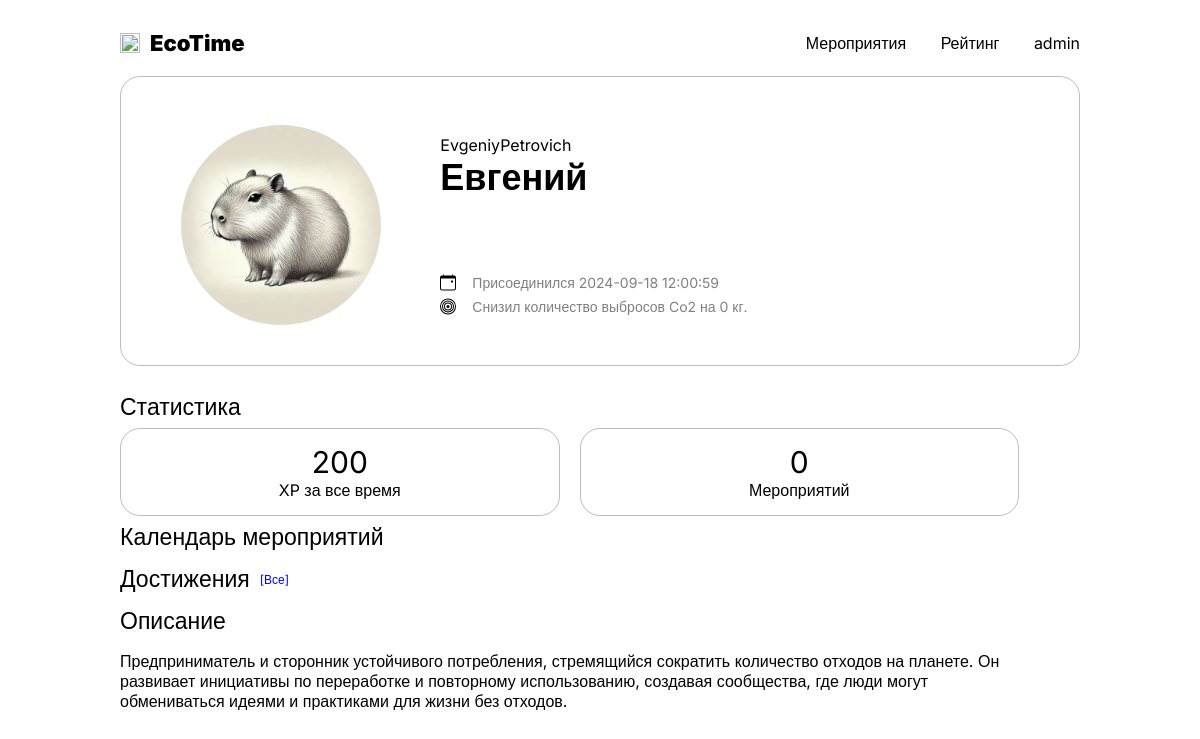
/profile?id=2 (signed in), run on the app's committed database.
### tables this page shows
CREATE TABLE `users` (
  `id` int UNSIGNED NOT NULL,
  `nick` text NOT NULL,
  `name` text NOT NULL,
  `imageUrl` text,
  `status` text NOT NULL COMMENT '0 - available, 1 - banned',
  `password` text,
  `regTime` timestamp NOT NULL,
  `links` json DEFAULT NULL COMMENT 'to Social Media',
  `bio` text,
  `sex` tinyint(1) DEFAULT NULL COMMENT '0 - m, 1 - f',
  `birthDate` timestamp NULL DEFAULT NULL,
  `xp` int NOT NULL DEFAULT '0',
  `bonusPoints` int NOT NULL DEFAULT '0',
  `countTrees` int DEFAULT NULL,
  `statusTree` text,
  `co2kg` int NOT NULL DEFAULT '0',
  `healthApp` json DEFAULT NULL,
  `tgID` text,
  `mosRuID` text,
  `yaID` text,
  `age` int GENERATED ALWAYS AS (floor(((to_days(_utf8mb4'2024-09-18') - to_days(`birthDate`)) / 365.25))) VIRTUAL,
  `isAdmin` tinyint(1) NOT NULL DEFAULT '0'
);

### web/profile/index.php (the view, shortened to what this page needs)
<?php
require_once "../assets/blocks.php";
$header = getHeader();
$link = connectDB();
if ($stmt = mysqli_prepare($link, "SELECT * FROM `users` WHERE `id` LIKE ?")) {
    mysqli_stmt_bind_param($stmt, "s", $_GET["id"]);
    mysqli_stmt_execute($stmt);
    $result = mysqli_stmt_get_result($stmt);
    $user = mysqli_fetch_assoc($result);
}
if ($stmt = mysqli_prepare($link, "SELECT * FROM `registrations` WHERE `userID` = ?")) {
    $events = [];
}
?>
<html>
<head>
    <link rel="stylesheet" href="/assets/style.css">
</head>
<body>
<?=$header?>
<div class="profile_block">
    <div class="ava">
        <?php if (isset($user["imageUrl"])): ?>
        <img src="<?=$user["imageUrl"]?>" alt="Avatar">
        <?php else: ?>
        <img src="/assets/ava.webp" alt="Avatar">
        <?php endif; ?>
    </div>
    <div class="profile_info">
        <div class="pr_in_fl">
            <span class="profile_info_nick"><?=$user["nick"]?></span>
            <span class="profile_info_title"><?=$user["name"]?></span>
        </div>
        <div>
            <div class="profile_info_add">
                <img src="/assets/calendar-event.svg" alt="Joined">
                <span>Присоединился <?=$user["regTime"]?></span>
            </div>
            <div class="profile_info_add">
                <img src="/assets/bullseye.svg" alt="Joined">
                <span>Снизил количество выбросов Co2 на <?=$user["co2kg"]?> кг.</span>
            </div>
        </div>
    </div>
</div>
<div class="profile_grid">
    <div class="profile_grid_col">
        <div class="profile_stats">
            <span class="profile_title">Статистика</span>
            <?php if (isset($user["countTrees"])): ?>
            <div class="statss3">
            <?php else: ?>
            <div class="statss">
            <?php endif; ?>
                <div class="stats_block">
                    <span class="stats_block_value"><?=$user["xp"]?></span>
                    <span class="stats_block_text">XP за все время</span>
                </div>
                <div class="stats_block">
                    <span class="stats_block_value"><?=count($events)?></span>
                    <span class="stats_block_text">Мероприятий</span>
                </div>
            </div>
        </div>
        <div class="cal">
            <span class="profile_title">Календарь мероприятий</span>
        </div>
        <div class="achievements">
	        <div class="achtitle">
                <span class="profile_title">Достижения</span>
		        <div id="popup-button">[Все]</div>
	        </div>
        </div>
        <div class="bio">
            <span class="profile_title">Описание</span>
            <p><?=htmlspecialchars($user["bio"])?></p>
        </div>
    </div>
    <div class="profile_grid_col">
    </div>
</div>
</body>
</html>

### web/assets/style.css (style rules this page uses)
body { margin: 0; padding: 30px 17%; background-image: -webkit-gradient( linear, left top, left bottom, from(rgba(0,0,0,0)), to(rgba(0,0,0,0)) ); background-image: -webkit-linear-gradient(top, rgba(0,0,0,0), rgba(0,0,0,0)); background-image: linear-gradient(to bottom, rgba(0,0,0,0), rgba(0,0,0,0)); font-family: Inter, sans-serif; }
@media (min-width: 1000px) and (max-width: 1249px) { body { padding: 30px 10%; } }
.profile_block { display: grid; grid-template-columns: 1fr 2fr; padding: 48px 0 40px 0; border: 1px solid #bdbdbd; border-radius: 20px; margin: 20px 0; position: relative; }
.ava { display: flex; justify-content: center; }
.profile_block .ava img { width: 200px; height: 200px; border-radius: 100%; }
.profile_info { padding: 10px 0; display: flex; flex-direction: column; justify-content: space-between; }
.profile_info_title { font-size: 36px; font-weight: 600; }
.pr_in_fl { display: flex; flex-direction: column; }
.profile_info_add { gap: 16px; display: flex; font-size: 14px; color: gray; margin-top: 7px; }
.profile_grid { display: grid; grid-template-columns: 3fr 2fr; grid-gap: 20px; }
.profile_title { font-size: 23px; margin: 7px 0; display: block; }
.statss { display: grid; grid-template-columns: 1fr 1fr; grid-gap: 20px; }
.stats_block { display: flex; flex-direction: column; border: 1px solid #bdbdbd; padding: 15px; border-radius: 20px; align-items: center; }
.stats_block_value { font-size: 30px; }
.achtitle { display: flex; align-items: center; gap: 10px; }
#popup-button { font-size: 12px; color: blue; cursor: pointer; }

### data on the page
users: nick "EvgeniyPetrovich", name "Евгений", regTime "2024-09-18 12:00:59", co2kg "0", xp "200", bio "Предприниматель и сторонник устойчивого потребления, стремящийся сократить количество отходов на планете. Он развивает инициативы по переработке и повторному использованию, создавая сообщества, где люди могут обмениваться идеями и практиками для жизни без отходов."

### other printed values
$_SESSION["username"] "admin"
count($events) "0"
